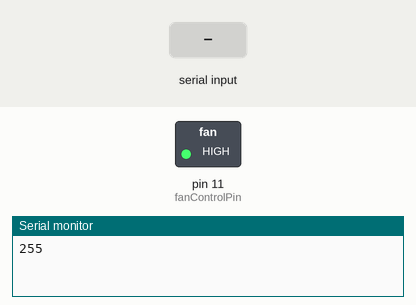
This sketch was run on a simulated Arduino Uno, built with avr-gcc and run on an emulated ATmega328P. On the bench: switched loads named in the sketch (green lamp = pin HIGH), the last lines printed to the serial monitor. The inputs (shaded band) are chosen by the test bench.

Above: at 1.2 s.
1.3 s: "90,45-" received over Serial
At 2.3 s:
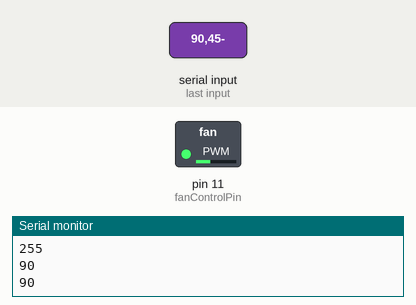
2.8 s: "90-" received over Serial
At 6.8 s:
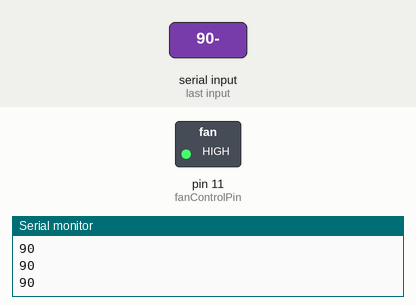
Timing chart, 0 to 8.3 s (numbered marks = the images above; inputs shaded):
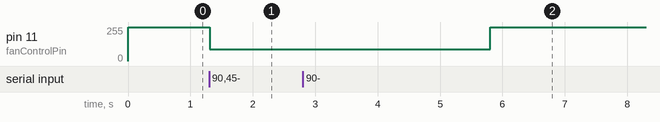

Measured:
- after the input at 1.3 s, pin 11 (fanControlPin): 255/255 → 90/255 at once
- after the input at 2.8 s, pin 11 (fanControlPin): 90/255 → 255/255 after 3.0 s instead of 1.5 s

The sketch:

fan_control.ino
```cpp
const int fanControlPin = 11;
unsigned long start_time, current_time;
unsigned long println_start_time;
int max_wait_time = 3;
String data_recieved = "000";
int power = 255;
int multiplier = 100;
int temp_power;
// the setup function runs once when you press reset or power the board
void setup() {
  pinMode(fanControlPin,OUTPUT);
  Serial.begin(9600);
  Serial.setTimeout(1000);
  analogWrite(fanControlPin,255);
}

// the loop function runs over and over again forever
void loop() {
  start_time = millis();
  println_start_time = start_time;
  current_time = start_time;
  while (current_time - start_time < max_wait_time * 1000) {
    if (current_time - println_start_time > 1 * 1000) {
      println_start_time = current_time;
      Serial.println(power);
    }
    if(Serial.available() > 0) {
      start_time = millis();
      multiplier = 100;
      power = 0;

      data_recieved = Serial.readStringUntil('-');
      //Serial.print(data);
      //Serial.print("Got Data: ");
      //Serial.println(data_recieved);
      //temp_power = data_recieved - '0';
      //temp_power = power * multiplier;
      //power = power + temp_power;
      //multiplier = multiplier / 10;
      power = data_recieved.toInt();
      //Serial.print("Calculated Power: ");
      //Serial.println(power);

      Serial.println(power);
      analogWrite(fanControlPin,power);
    }
    current_time = millis();
  }
  power = 255;
  //Serial.println("No response. turning ON.");
  digitalWrite(fanControlPin,power);
}
```
